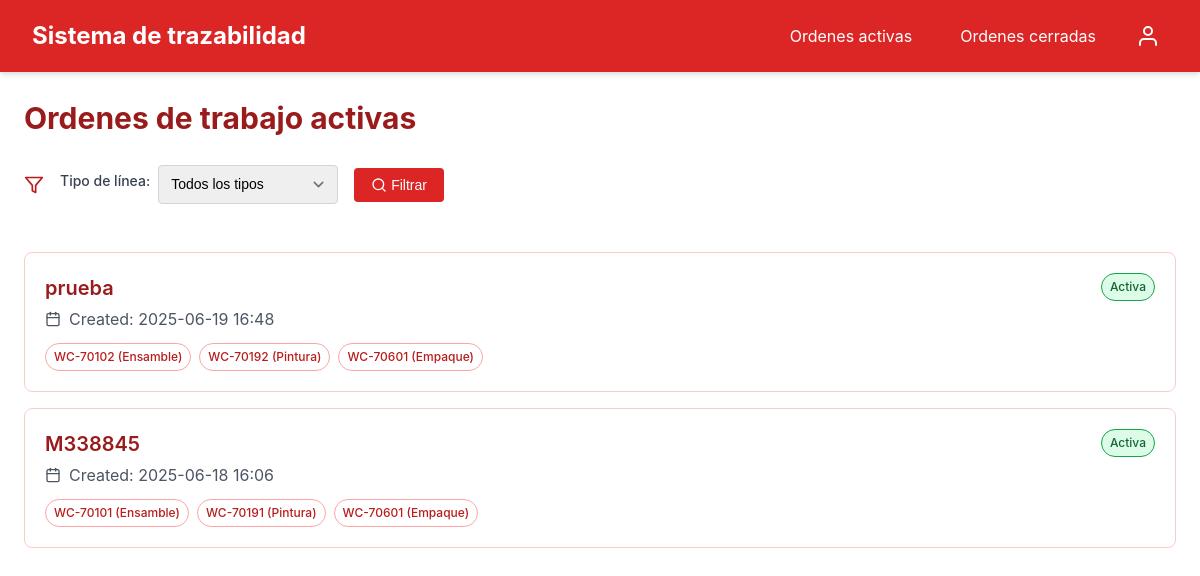
The page /ordenes-abiertas/ on the database its author committed.
### system/models.py (models this page shows, shortened)
class WorkOrders(models.Model):
    number = models.CharField(max_length=100, db_index=True)
    status = models.BooleanField(default=True)  # active or closed
    cells = models.ManyToManyField(Cells, related_name='workOrderItems')
    pub_date = models.DateTimeField(default=timezone.now)
    closed_date = models.DateTimeField(null=True, blank=True)
    closedBy = models.ForeignKey(User, on_delete=models.SET_NULL, null=True, blank=True)
    current_stage = models.CharField(
        max_length=10,
        choices=[('ensamble', 'Ensamble'), ('pintura', 'Pintura'), ('empaque', 'Empaque')],
        default='ensamble'
    )
    class Meta:
        verbose_name_plural = "Work Orders"

class Cells(models.Model):
    LINE_TYPE_CHOICES = [
        ('ensamble', 'Ensamble'),
        ('pintura', 'Pintura'),
        ('empaque', 'Empaque')
    ]
    work_cell = models.CharField(max_length=100, unique=True)
    lineType = models.CharField(max_length=10, choices=LINE_TYPE_CHOICES)
    class Meta:
        verbose_name_plural = "Cells"

### system/views.py (the view)
# urls.py: path("ordenes-abiertas/", activeOrdersListView.as_view(), name="activeWorkOrders"),
class activeOrdersListView(ListView):
    model = WorkOrders
    template_name = 'system/activeWorkOrders.html'
    context_object_name = 'orders'
    paginate_by = 50
    def get_queryset(self):
        queryset = WorkOrders.objects.filter(status=True).order_by("-pub_date")
        line_type = self.request.GET.get('line_type')
        if line_type and line_type != 'all':
            queryset = queryset.filter(items__cells__lineType=line_type).distinct()
        cell_id = self.request.GET.get('cell')
        if cell_id and cell_id != 'all':
            try:
                queryset = queryset.filter(items__cells__lineType__id=int(cell_id)).distinct()
            except (ValueError, TypeError):
                pass
        return queryset
    def get_context_data(self, **kwargs):
        context = super().get_context_data(**kwargs)
        context['cells'] = Cells.objects.all()
        context['line_types'] = Cells.LINE_TYPE_CHOICES
        context['current_line_type'] = self.request.GET.get('line_type', 'all')
        context['current_cell'] = self.request.GET.get('cell', 'all')
        return context

### system/templates/system/activeWorkOrders.html (shortened to what this page needs)
{% extends 'system/base.html' %}
{% load static %}
{% block content %}
<div class="space-y">
    <div class="header">
        <h1 class="page-title"> Ordenes de trabajo activas </h1>
    </div>
    <form method="GET" class="flex items-center gap-4 mb-6">
        <svg xmlns="http://www.w3.org/2000/svg" width="20" height="20" viewBox="0 0 24 24" fill="none" stroke="currentColor" stroke-width="2" stroke-linecap="round" stroke-linejoin="round" class="text-red-700">
            <polygon points="22 3 2 3 10 12.46 10 19 14 21 14 12.46 22 3"></polygon>
        </svg>
        <div class="flex items-center gap-2">
            <label class="form-label" for="line_type">Tipo de línea:</label>
            <select name="line_type" id="line_type" class="form-control form-select" style="width: 180px">
                <option value="all" {% if current_line_type == 'all' %}selected{% endif %}>Todos los tipos</option>
            </select>
        </div>
        <button type="submit" class="btn btn-primary">
            <svg xmlns="http://www.w3.org/2000/svg" width="16" height="16" viewBox="0 0 24 24" fill="none" stroke="currentColor" stroke-width="2" stroke-linecap="round" stroke-linejoin="round" class="mr-1">
                <circle cx="11" cy="11" r="8"></circle>
                <path d="m21 21-4.35-4.35"></path>
            </svg>
            Filtrar
        </button>
    </form>
    <div class="grid">
        {% for order in orders %}
        <div class="card card-clickable" data-url="{% url 'activeWorkOrdersDetail' order.id %}" onclick="window.location.href=this.dataset.url">
            <div class="card-content">
                <div class="flex justify-between items-start">
                    <div>
                        <h3 class="text-xl font-semibold text-red-800">{{ order.number }}</h3>
                        <p class="text-gray-600 flex items-center mt-1">
                            Created: {{ order.pub_date|date:'Y-m-d H:i' }}
                        </p>
                        <div class="flex flex-wrap gap-2 mt-3">
                            {% for cell in order.cells.all %}
                            <span class="badge badge-outline">{{ cell.work_cell }} ({{ cell.get_lineType_display }})</span>
                            {% endfor %}
                        </div>
                    </div>
                    <span class="badge badge-success"> Activa </span>
                </div>
            </div>
        </div>
        {% empty %}
        <div class="text-center p-6">
            <p> No hay ordenes de trabajo activas {% if current_line_type != 'all' or current_cell != 'all' %}con los filtros seleccionados{% endif %}. </p>
        </div>
        {% endfor %}
    </div>
</div>
{% endblock %}

### system/templates/system/base.html (style rules this page uses)
:root { --color-red-50: #fef2f2; --color-red-100: #fee2e2; --color-red-200: #fecaca; --color-red-300: #fca5a5; --color-red-400: #f87171; --color-red-500: #ef4444; --color-red-600: #dc2626; --color-red-700: #b91c1c; --color-red-800: #991b1b; --color-red-900: #7f1d1d; --color-gray-50: #f9fafb; --color-gray-100: #f3f4f6; --color-gray-200: #e5e7eb; --color-gray-300: #d1d5db; --color-gray-400: #9ca3af; --color-gray-500: #6b7280; --color-gray-600: #4b5563; --color-gray-700: #374151; --color-gray-800: #1f2937; --color-gray-900: #111827; --color-green-100: #dcfce7; --color-green-600: #16a34a; --color-green-800: #166534; }
* { box-sizing: border-box; margin: 0; padding: 0; }
body { font-family: -apple-system, BlinkMacSystemFont, "Segoe UI", Roboto, Oxygen, Ubuntu, Cantarell, "Open Sans", "Helvetica Neue", sans-serif; line-height: 1.5; color: var(--color-gray-900); background-color: white; }
.space-y { display: flex; flex-direction: column; gap: 1.5rem; }
.header { display: flex; justify-content: space-between; align-items: center; }
.page-title { font-size: 1.875rem; font-weight: bold; color: var(--color-red-800); }
.btn { display: inline-flex; align-items: center; justify-content: center; padding: 0.5rem 1rem; font-size: 0.875rem; font-weight: 500; border-radius: 0.25rem; cursor: pointer; transition: background-color 0.2s, border-color 0.2s; border: 1px solid transparent; }
.btn-primary { background-color: var(--color-red-600); color: white; }
.card { background-color: white; border-radius: 0.5rem; border: 1px solid var(--color-red-200); overflow: hidden; }
.card-content { padding: 1.25rem; }
.card-clickable { cursor: pointer; transition: border-color 0.2s; }
.form-label { display: block; font-size: 0.875rem; font-weight: 500; margin-bottom: 0.5rem; color: var(--color-gray-700); }
.form-control { width: 100%; padding: 0.5rem 0.75rem; font-size: 0.875rem; line-height: 1.5; border: 1px solid var(--color-gray-300); border-radius: 0.25rem; transition: border-color 0.15s ease-in-out, box-shadow 0.15s ease-in-out; }
.form-select { appearance: none; background-position: right 0.5rem center; background-repeat: no-repeat; background-size: 1.5em 1.5em; padding-right: 2.5rem; }
.badge { display: inline-flex; align-items: center; padding: 0.25rem 0.5rem; font-size: 0.75rem; font-weight: 500; border-radius: 9999px; }
.badge-outline { background-color: transparent; border: 1px solid var(--color-red-300); color: var(--color-red-700); }
.badge-success { background-color: var(--color-green-100); color: var(--color-green-800); border: 1px solid var(--color-green-600); }
.flex { display: flex; }
.items-center { align-items: center; }
.items-start { align-items: flex-start; }
.justify-between { justify-content: space-between; }
.gap-2 { gap: 0.5rem; }
.gap-4 { gap: 1rem; }
.flex-wrap { flex-wrap: wrap; }
.text-xl { font-size: 1.25rem; }
.font-semibold { font-weight: 600; }
.text-gray-600 { color: var(--color-gray-600); }
.text-red-700 { color: var(--color-red-700); }
.text-red-800 { color: var(--color-red-800); }
.mb-6 { margin-bottom: 1.5rem; }
.mt-1 { margin-top: 0.25rem; }
.mt-3 { margin-top: 0.75rem; }
.mr-1 { margin-right: 0.25rem; }
.mr-2 { margin-right: 0.5rem; }
.grid { display: grid; gap: 1rem; }

### rows shown on the page
WorkOrders: number "prueba", pub_date "2025-06-19 16:48"
Cells: work_cell "WC-70102", lineType "Ensamble"
Cells: work_cell "WC-70192", lineType "Pintura"
Cells: work_cell "WC-70601", lineType "Empaque"
WorkOrders: number "M338845", pub_date "2025-06-18 16:06"
Cells: work_cell "WC-70101", lineType "Ensamble"
Cells: work_cell "WC-70191", lineType "Pintura"
